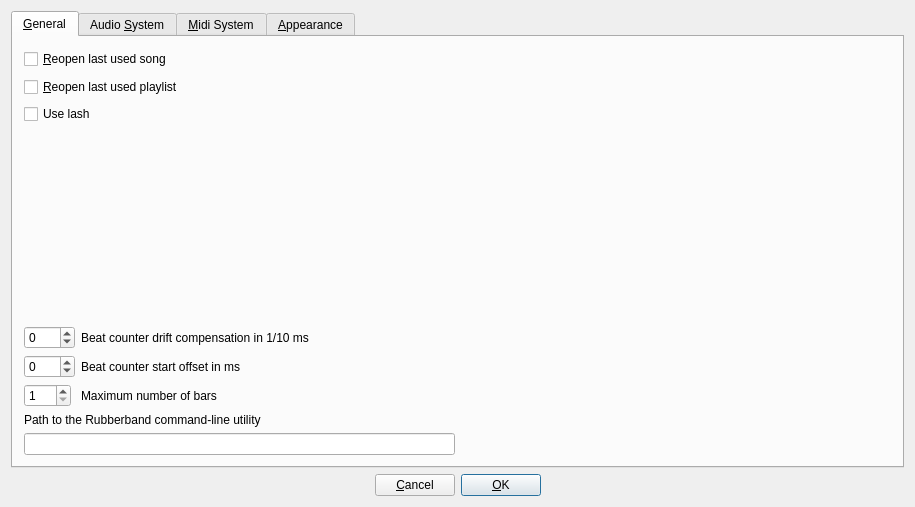
<?xml version="1.0" encoding="UTF-8"?>
<ui version="4.0">
 <class>PreferencesDialog_UI</class>
 <widget class="QDialog" name="PreferencesDialog_UI">
  <property name="geometry">
   <rect>
    <x>0</x>
    <y>0</y>
    <width>915</width>
    <height>507</height>
   </rect>
  </property>
  <property name="windowTitle">
   <string>Form1</string>
  </property>
  <layout class="QVBoxLayout" name="verticalLayout_4">
   <item>
    <widget class="QTabWidget" name="TabWidget2">
     <property name="sizePolicy">
      <sizepolicy hsizetype="Expanding" vsizetype="Expanding">
       <horstretch>0</horstretch>
       <verstretch>0</verstretch>
      </sizepolicy>
     </property>
     <property name="toolTip">
      <string/>
     </property>
     <property name="tabShape">
      <enum>QTabWidget::Rounded</enum>
     </property>
     <property name="currentIndex">
      <number>0</number>
     </property>
     <widget class="QWidget" name="tab_1">
      <attribute name="title">
       <string>&amp;General</string>
      </attribute>
      <layout class="QVBoxLayout" name="verticalLayout_3">
       <item>
        <widget class="QCheckBox" name="restoreLastUsedSongCheckbox">
         <property name="minimumSize">
          <size>
           <width>0</width>
           <height>22</height>
          </size>
         </property>
         <property name="text">
          <string>&amp;Reopen last used song</string>
         </property>
         <property name="shortcut">
          <string>Alt+R</string>
         </property>
        </widget>
       </item>
       <item>
        <widget class="QCheckBox" name="restoreLastUsedPlaylistCheckbox">
         <property name="minimumSize">
          <size>
           <width>0</width>
           <height>22</height>
          </size>
         </property>
         <property name="text">
          <string>&amp;Reopen last used playlist</string>
         </property>
         <property name="shortcut">
          <string>Alt+R</string>
         </property>
        </widget>
       </item>
       <item>
        <widget class="QCheckBox" name="useLashCheckbox">
         <property name="text">
          <string>Use lash</string>
         </property>
        </widget>
       </item>
       <item>
        <spacer name="verticalSpacer_3">
         <property name="orientation">
          <enum>Qt::Vertical</enum>
         </property>
         <property name="sizeHint" stdset="0">
          <size>
           <width>20</width>
           <height>114</height>
          </size>
         </property>
        </spacer>
       </item>
       <item>
        <layout class="QFormLayout" name="formLayout">
         <item row="0" column="0">
          <widget class="QSpinBox" name="sBcountOffset">
           <property name="toolTip">
            <string>first step, adjust timing mismatch between controller/keyboard trigger latency and computed bpm</string>
           </property>
           <property name="minimum">
            <number>-200</number>
           </property>
           <property name="maximum">
            <number>200</number>
           </property>
          </widget>
         </item>
         <item row="0" column="1">
          <widget class="QLabel" name="bClabel_2">
           <property name="text">
            <string>Beat counter drift compensation in 1/10 ms   </string>
           </property>
          </widget>
         </item>
         <item row="1" column="0">
          <widget class="QSpinBox" name="sBstartOffset">
           <property name="toolTip">
            <string>second step, adjust offset between last controller/keybord trigger and the deferred sequencer startup </string>
           </property>
           <property name="minimum">
            <number>-500</number>
           </property>
           <property name="maximum">
            <number>500</number>
           </property>
          </widget>
         </item>
         <item row="1" column="1">
          <widget class="QLabel" name="label">
           <property name="text">
            <string>Beat counter start offset in ms    </string>
           </property>
          </widget>
         </item>
         <item row="2" column="0">
          <widget class="QSpinBox" name="sBmaxBars">
           <property name="toolTip">
            <string>second step, adjust offset between last controller/keybord trigger and the deferred sequencer startup </string>
           </property>
           <property name="minimum">
            <number>1</number>
           </property>
           <property name="maximum">
            <number>800</number>
           </property>
          </widget>
         </item>
         <item row="2" column="1">
          <widget class="QLabel" name="label_3">
           <property name="text">
            <string>Maximum number of bars</string>
           </property>
          </widget>
         </item>
        </layout>
       </item>
       <item>
        <layout class="QGridLayout" name="gridLayout">
         <item row="0" column="0" colspan="2">
          <widget class="QLabel" name="pathToRubberbandExLable">
           <property name="text">
            <string>Path to the Rubberband command-line utility</string>
           </property>
          </widget>
         </item>
         <item row="1" column="1">
          <spacer name="horizontalSpacer">
           <property name="orientation">
            <enum>Qt::Horizontal</enum>
           </property>
           <property name="sizeHint" stdset="0">
            <size>
             <width>40</width>
             <height>20</height>
            </size>
           </property>
          </spacer>
         </item>
         <item row="1" column="0">
          <widget class="QLineEdit" name="rubberbandLineEdit">
           <property name="minimumSize">
            <size>
             <width>181</width>
             <height>0</height>
            </size>
           </property>
          </widget>
         </item>
        </layout>
       </item>
      </layout>
     </widget>
     <widget class="QWidget" name="tab_2">
      <attribute name="title">
       <string>Audio &amp;System</string>
      </attribute>
      <layout class="QHBoxLayout" name="horizontalLayout_7">
       <item>
        <layout class="QVBoxLayout" name="verticalLayout">
         <item>
          <layout class="QHBoxLayout" name="horizontalLayout">
           <item>
            <widget class="QComboBox" name="driverComboBox"/>
           </item>
           <item>
            <widget class="QPushButton" name="restartDriverBtn">
             <property name="text">
              <string>Restart output</string>
             </property>
            </widget>
           </item>
          </layout>
         </item>
         <item>
          <layout class="QGridLayout">
           <item row="1" column="1">
            <widget class="QSpinBox" name="bufferSizeSpinBox">
             <property name="minimumSize">
              <size>
               <width>0</width>
               <height>22</height>
              </size>
             </property>
             <property name="minimum">
              <number>100</number>
             </property>
             <property name="maximum">
              <number>5000</number>
             </property>
             <property name="singleStep">
              <number>100</number>
             </property>
             <property name="value">
              <number>1024</number>
             </property>
            </widget>
           </item>
           <item row="2" column="0">
            <widget class="QLabel" name="sampleRateLbl">
             <property name="minimumSize">
              <size>
               <width>0</width>
               <height>22</height>
              </size>
             </property>
             <property name="text">
              <string>Sample rate</string>
             </property>
            </widget>
           </item>
           <item row="0" column="0">
            <widget class="QLabel" name="audioDeviceLbl">
             <property name="text">
              <string>Device</string>
             </property>
            </widget>
           </item>
           <item row="1" column="0">
            <widget class="QLabel" name="buffer_sizeLbl">
             <property name="minimumSize">
              <size>
               <width>0</width>
               <height>22</height>
              </size>
             </property>
             <property name="text">
              <string>Buffer size</string>
             </property>
            </widget>
           </item>
           <item row="0" column="1">
            <widget class="QLineEdit" name="m_pAudioDeviceTxt">
             <property name="sizePolicy">
              <sizepolicy hsizetype="Minimum" vsizetype="Fixed">
               <horstretch>0</horstretch>
               <verstretch>0</verstretch>
              </sizepolicy>
             </property>
            </widget>
           </item>
           <item row="2" column="1">
            <widget class="QComboBox" name="sampleRateComboBox">
             <property name="currentIndex">
              <number>0</number>
             </property>
             <item>
              <property name="text">
               <string>44100</string>
              </property>
             </item>
             <item>
              <property name="text">
               <string>48000</string>
              </property>
             </item>
             <item>
              <property name="text">
               <string>88200</string>
              </property>
             </item>
             <item>
              <property name="text">
               <string>96000</string>
              </property>
             </item>
            </widget>
           </item>
           <item row="3" column="1">
            <widget class="QComboBox" name="trackOutputComboBox">
             <property name="currentIndex">
              <number>0</number>
             </property>
             <item>
              <property name="text">
               <string>Post-Fader</string>
              </property>
             </item>
             <item>
              <property name="text">
               <string>Pre-Fader</string>
              </property>
             </item>
            </widget>
           </item>
           <item row="3" column="0">
            <widget class="QLabel" name="trackOutLbl">
             <property name="minimumSize">
              <size>
               <width>0</width>
               <height>22</height>
              </size>
             </property>
             <property name="text">
              <string>Track output</string>
             </property>
            </widget>
           </item>
          </layout>
         </item>
         <item>
          <layout class="QVBoxLayout">
           <property name="spacing">
            <number>6</number>
           </property>
           <item>
            <widget class="QCheckBox" name="connectDefaultsCheckBox">
             <property name="text">
              <string>Connect to &amp;Default Output Pair</string>
             </property>
             <property name="shortcut">
              <string>Alt+D</string>
             </property>
            </widget>
           </item>
           <item>
            <widget class="QCheckBox" name="trackOutsCheckBox">
             <property name="text">
              <string>create per-instrument outputs</string>
             </property>
             <property name="shortcut">
              <string>Alt+D</string>
             </property>
            </widget>
           </item>
          </layout>
         </item>
         <item>
          <spacer name="verticalSpacer">
           <property name="orientation">
            <enum>Qt::Vertical</enum>
           </property>
           <property name="sizeHint" stdset="0">
            <size>
             <width>331</width>
             <height>13</height>
            </size>
           </property>
          </spacer>
         </item>
         <item>
          <layout class="QGridLayout">
           <item row="0" column="1">
            <widget class="QSpinBox" name="maxVoicesTxt">
             <property name="minimumSize">
              <size>
               <width>0</width>
               <height>22</height>
              </size>
             </property>
             <property name="minimum">
              <number>1</number>
             </property>
             <property name="maximum">
              <number>512</number>
             </property>
            </widget>
           </item>
           <item row="1" column="1">
            <widget class="QSpinBox" name="metronomeVolumeSpinBox">
             <property name="enabled">
              <bool>false</bool>
             </property>
             <property name="minimumSize">
              <size>
               <width>0</width>
               <height>22</height>
              </size>
             </property>
             <property name="minimum">
              <number>1</number>
             </property>
             <property name="maximum">
              <number>100</number>
             </property>
            </widget>
           </item>
           <item row="1" column="0">
            <widget class="QLabel" name="TextLabel1_4">
             <property name="minimumSize">
              <size>
               <width>0</width>
               <height>22</height>
              </size>
             </property>
             <property name="text">
              <string>Metronome volume</string>
             </property>
            </widget>
           </item>
           <item row="0" column="0">
            <widget class="QLabel" name="textLabel3_3">
             <property name="text">
              <string>Polyphony</string>
             </property>
            </widget>
           </item>
          </layout>
         </item>
         <item>
          <layout class="QHBoxLayout" name="horizontalLayout_3">
           <item>
            <widget class="QLabel" name="resapelingLbl">
             <property name="text">
              <string>Interpolate resampling</string>
             </property>
            </widget>
           </item>
           <item>
            <widget class="QComboBox" name="resampleComboBox">
             <item>
              <property name="text">
               <string>Linear</string>
              </property>
             </item>
             <item>
              <property name="text">
               <string>Cosine</string>
              </property>
             </item>
             <item>
              <property name="text">
               <string>Third</string>
              </property>
             </item>
             <item>
              <property name="text">
               <string>Cubic</string>
              </property>
             </item>
             <item>
              <property name="text">
               <string>Hermite</string>
              </property>
             </item>
            </widget>
           </item>
          </layout>
         </item>
         <item>
          <spacer name="verticalSpacer_2">
           <property name="orientation">
            <enum>Qt::Vertical</enum>
           </property>
           <property name="sizeHint" stdset="0">
            <size>
             <width>331</width>
             <height>13</height>
            </size>
           </property>
          </spacer>
         </item>
        </layout>
       </item>
       <item>
        <widget class="QGroupBox" name="groupBox">
         <property name="title">
          <string>Audio output details</string>
         </property>
         <layout class="QVBoxLayout">
          <item>
           <widget class="QLabel" name="driverInfoLbl">
            <property name="text">
             <string>###</string>
            </property>
            <property name="alignment">
             <set>Qt::AlignTop</set>
            </property>
            <property name="wordWrap">
             <bool>true</bool>
            </property>
           </widget>
          </item>
         </layout>
        </widget>
       </item>
      </layout>
     </widget>
     <widget class="QWidget" name="tab_3">
      <attribute name="title">
       <string>&amp;Midi System</string>
      </attribute>
      <layout class="QVBoxLayout" name="verticalLayout_5">
       <item>
        <layout class="QVBoxLayout" name="verticalLayout_2">
         <item>
          <layout class="QHBoxLayout" name="horizontalLayout_2">
           <item>
            <widget class="QLabel" name="textLabel1_5">
             <property name="text">
              <string>Midi driver</string>
             </property>
            </widget>
           </item>
           <item>
            <widget class="QComboBox" name="m_pMidiDriverComboBox"/>
           </item>
          </layout>
         </item>
         <item>
          <layout class="QHBoxLayout" name="horizontalLayout_6">
           <item>
            <widget class="QLabel" name="textLabel1_3_2">
             <property name="minimumSize">
              <size>
               <width>0</width>
               <height>22</height>
              </size>
             </property>
             <property name="text">
              <string>Input</string>
             </property>
            </widget>
           </item>
           <item>
            <widget class="QComboBox" name="midiPortComboBox"/>
           </item>
          </layout>
         </item>
         <item>
          <layout class="QHBoxLayout" name="horizontalLayout_5">
           <item>
            <widget class="QLabel" name="textLabel1_3">
             <property name="minimumSize">
              <size>
               <width>0</width>
               <height>22</height>
              </size>
             </property>
             <property name="text">
              <string>Channel</string>
             </property>
            </widget>
           </item>
           <item>
            <widget class="QComboBox" name="midiPortChannelComboBox">
             <property name="minimumSize">
              <size>
               <width>0</width>
               <height>22</height>
              </size>
             </property>
             <item>
              <property name="text">
               <string>All</string>
              </property>
             </item>
             <item>
              <property name="text">
               <string>1</string>
              </property>
             </item>
             <item>
              <property name="text">
               <string>2</string>
              </property>
             </item>
             <item>
              <property name="text">
               <string>3</string>
              </property>
             </item>
             <item>
              <property name="text">
               <string>4</string>
              </property>
             </item>
             <item>
              <property name="text">
               <string>5</string>
              </property>
             </item>
             <item>
              <property name="text">
               <string>6</string>
              </property>
             </item>
             <item>
              <property name="text">
               <string>7</string>
              </property>
             </item>
             <item>
              <property name="text">
               <string>8</string>
              </property>
             </item>
             <item>
              <property name="text">
               <string>9</string>
              </property>
             </item>
             <item>
              <property name="text">
               <string>10</string>
              </property>
             </item>
             <item>
              <property name="text">
               <string>11</string>
              </property>
             </item>
             <item>
              <property name="text">
               <string>12</string>
              </property>
             </item>
             <item>
              <property name="text">
               <string>13</string>
              </property>
             </item>
             <item>
              <property name="text">
               <string>14</string>
              </property>
             </item>
             <item>
              <property name="text">
               <string>15</string>
              </property>
             </item>
             <item>
              <property name="text">
               <string>16</string>
              </property>
             </item>
            </widget>
           </item>
          </layout>
         </item>
         <item>
          <layout class="QHBoxLayout" name="horizontalLayout_4">
           <item>
            <widget class="QCheckBox" name="m_pIgnoreNoteOffCheckBox">
             <property name="text">
              <string>Ignore note-off</string>
             </property>
            </widget>
           </item>
          </layout>
         </item>
        </layout>
       </item>
       <item>
        <widget class="MidiTable" name="midiTable"/>
       </item>
      </layout>
     </widget>
     <widget class="QWidget" name="tab_4">
      <attribute name="title">
       <string>&amp;Appearance</string>
      </attribute>
      <layout class="QVBoxLayout" name="verticalLayout_6">
       <item>
        <layout class="QGridLayout">
         <item row="0" column="0">
          <widget class="QLabel" name="applicationFontLbl">
           <property name="minimumSize">
            <size>
             <width>0</width>
             <height>22</height>
            </size>
           </property>
           <property name="frameShape">
            <enum>QFrame::Box</enum>
           </property>
           <property name="text">
            <string>Application font</string>
           </property>
           <property name="alignment">
            <set>Qt::AlignCenter</set>
           </property>
          </widget>
         </item>
         <item row="1" column="0">
          <widget class="QLabel" name="textLabel1_4">
           <property name="text">
            <string>Style</string>
           </property>
          </widget>
         </item>
         <item row="1" column="1">
          <widget class="QComboBox" name="styleComboBox"/>
         </item>
         <item row="0" column="1">
          <widget class="QPushButton" name="selectApplicationFontBtn">
           <property name="minimumSize">
            <size>
             <width>0</width>
             <height>22</height>
            </size>
           </property>
           <property name="text">
            <string>Select font</string>
           </property>
          </widget>
         </item>
        </layout>
       </item>
       <item>
        <layout class="QGridLayout">
         <item row="0" column="1">
          <widget class="QPushButton" name="selectMixerFontBtn">
           <property name="minimumSize">
            <size>
             <width>0</width>
             <height>22</height>
            </size>
           </property>
           <property name="text">
            <string>Select font</string>
           </property>
          </widget>
         </item>
         <item row="1" column="0">
          <widget class="QLabel" name="textLabel1">
           <property name="minimumSize">
            <size>
             <width>0</width>
             <height>22</height>
            </size>
           </property>
           <property name="text">
            <string>Meters falloff speed</string>
           </property>
          </widget>
         </item>
         <item row="1" column="1">
          <widget class="QComboBox" name="mixerFalloffComboBox">
           <property name="minimumSize">
            <size>
             <width>0</width>
             <height>22</height>
            </size>
           </property>
           <item>
            <property name="text">
             <string>Slow</string>
            </property>
           </item>
           <item>
            <property name="text">
             <string>Normal</string>
            </property>
           </item>
           <item>
            <property name="text">
             <string>Fast</string>
            </property>
           </item>
          </widget>
         </item>
         <item row="0" column="0">
          <widget class="QLabel" name="mixerFontLbl">
           <property name="minimumSize">
            <size>
             <width>0</width>
             <height>22</height>
            </size>
           </property>
           <property name="frameShape">
            <enum>QFrame::Box</enum>
           </property>
           <property name="midLineWidth">
            <number>0</number>
           </property>
           <property name="text">
            <string>Mixer font</string>
           </property>
           <property name="alignment">
            <set>Qt::AlignCenter</set>
           </property>
           <property name="margin">
            <number>0</number>
           </property>
          </widget>
         </item>
        </layout>
       </item>
       <item>
        <layout class="QGridLayout" name="_2">
         <item row="0" column="0">
          <widget class="QLabel" name="mixerFontLbl_2">
           <property name="minimumSize">
            <size>
             <width>0</width>
             <height>22</height>
            </size>
           </property>
           <property name="frameShape">
            <enum>QFrame::Box</enum>
           </property>
           <property name="midLineWidth">
            <number>0</number>
           </property>
           <property name="text">
            <string>Default interface layout</string>
           </property>
           <property name="alignment">
            <set>Qt::AlignCenter</set>
           </property>
           <property name="margin">
            <number>0</number>
           </property>
          </widget>
         </item>
         <item row="0" column="1">
          <widget class="QComboBox" name="uiLayoutComboBox">
           <property name="minimumSize">
            <size>
             <width>0</width>
             <height>22</height>
            </size>
           </property>
           <item>
            <property name="text">
             <string>Single pane</string>
            </property>
           </item>
           <item>
            <property name="text">
             <string>Tabbed</string>
            </property>
           </item>
          </widget>
         </item>
        </layout>
       </item>
       <item>
        <widget class="QLabel" name="textLabel3">
         <property name="text">
          <string>&lt;i&gt;After a font change the application must be restarted.&lt;/i&gt;</string>
         </property>
         <property name="wordWrap">
          <bool>true</bool>
         </property>
        </widget>
       </item>
       <item>
        <spacer name="verticalSpacer_4">
         <property name="orientation">
          <enum>Qt::Vertical</enum>
         </property>
         <property name="sizeHint" stdset="0">
          <size>
           <width>20</width>
           <height>169</height>
          </size>
         </property>
        </spacer>
       </item>
      </layout>
     </widget>
    </widget>
   </item>
   <item>
    <layout class="QHBoxLayout">
     <item>
      <spacer>
       <property name="orientation">
        <enum>Qt::Horizontal</enum>
       </property>
       <property name="sizeType">
        <enum>QSizePolicy::Expanding</enum>
       </property>
       <property name="sizeHint" stdset="0">
        <size>
         <width>184</width>
         <height>16</height>
        </size>
       </property>
      </spacer>
     </item>
     <item>
      <widget class="QPushButton" name="cancelBtn">
       <property name="sizePolicy">
        <sizepolicy hsizetype="Preferred" vsizetype="Preferred">
         <horstretch>0</horstretch>
         <verstretch>0</verstretch>
        </sizepolicy>
       </property>
       <property name="minimumSize">
        <size>
         <width>0</width>
         <height>22</height>
        </size>
       </property>
       <property name="text">
        <string>&amp;Cancel</string>
       </property>
       <property name="shortcut">
        <string>Alt+C</string>
       </property>
      </widget>
     </item>
     <item>
      <widget class="QPushButton" name="okBtn">
       <property name="sizePolicy">
        <sizepolicy hsizetype="Preferred" vsizetype="Preferred">
         <horstretch>0</horstretch>
         <verstretch>0</verstretch>
        </sizepolicy>
       </property>
       <property name="minimumSize">
        <size>
         <width>0</width>
         <height>22</height>
        </size>
       </property>
       <property name="text">
        <string>&amp;OK</string>
       </property>
       <property name="shortcut">
        <string>Alt+O</string>
       </property>
       <property name="default">
        <bool>true</bool>
       </property>
       <property name="flat">
        <bool>false</bool>
       </property>
      </widget>
     </item>
     <item>
      <spacer>
       <property name="orientation">
        <enum>Qt::Horizontal</enum>
       </property>
       <property name="sizeType">
        <enum>QSizePolicy::Expanding</enum>
       </property>
       <property name="sizeHint" stdset="0">
        <size>
         <width>183</width>
         <height>16</height>
        </size>
       </property>
      </spacer>
     </item>
    </layout>
   </item>
  </layout>
 </widget>
 <layoutdefault spacing="6" margin="11"/>
 <customwidgets>
  <customwidget>
   <class>MidiTable</class>
   <extends>QTableWidget</extends>
   <header location="global">../src/widgets/midiTable.h</header>
  </customwidget>
 </customwidgets>
 <resources/>
 <connections/>
</ui>
